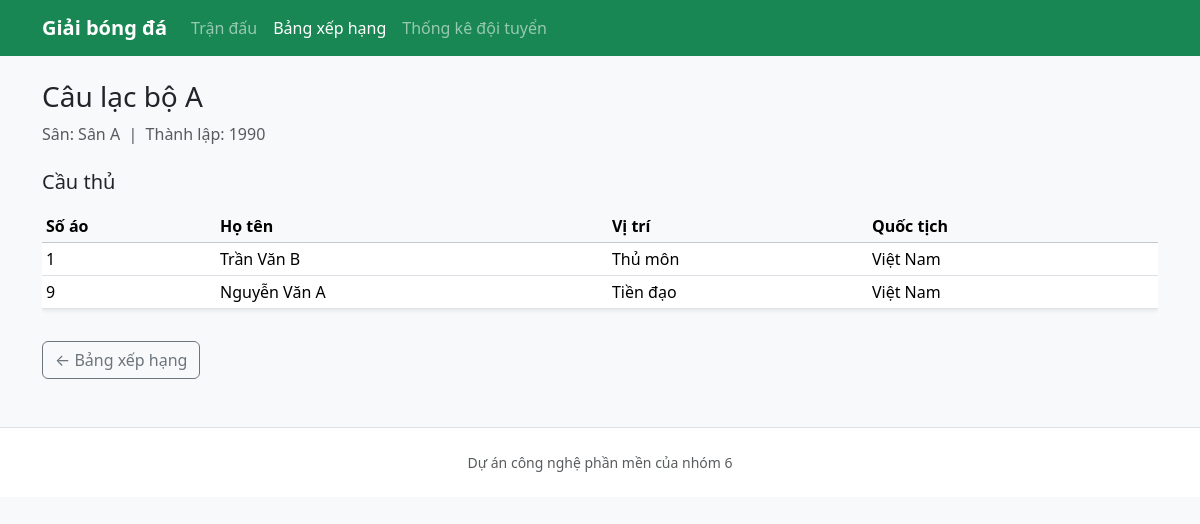
/guest/club.php?id=1, run on the app's committed database.
### tables this page shows
CREATE TABLE Club (
    ClubId        INT AUTO_INCREMENT PRIMARY KEY,
    Name          VARCHAR(128) NOT NULL,
    ShortName     VARCHAR(16) NULL,
    Stadium       VARCHAR(256) NULL,
    FoundedYear   SMALLINT NULL,
    LogoUrl       VARCHAR(512) NULL
);

CREATE TABLE Player (
    PlayerId      INT AUTO_INCREMENT PRIMARY KEY,
    ClubId        INT NOT NULL,
    FullName      VARCHAR(128) NOT NULL,
    Position      VARCHAR(32) NULL,
    ShirtNumber   TINYINT UNSIGNED NULL,
    Nationality   VARCHAR(64) NULL,
    DateOfBirth   DATE NULL,
    CONSTRAINT fk_player_club FOREIGN KEY (ClubId) REFERENCES Club(ClubId) ON DELETE CASCADE
);

### guest/club.php (the view, shortened to what this page needs)
<?php
$clubId = isset($_GET['id']) ? (int) $_GET['id'] : 0;
$pdo = getPdo();
$st = $pdo->prepare('SELECT * FROM `Club` WHERE ClubId = ?');
$st->execute([$clubId]);
$club = $st->fetch();
$players = $pdo->prepare('SELECT * FROM `Player` WHERE ClubId = ? ORDER BY ShirtNumber, FullName');
$players->execute([$clubId]);
$playerRows = $players->fetchAll();
require_once dirname(__DIR__) . '/includes/header.php';
?>
<h1 class="h3 mb-2"><?= htmlspecialchars((string) $club['Name'], ENT_QUOTES, 'UTF-8') ?></h1>
<p class="text-muted mb-4">
    Sân: <?= htmlspecialchars((string) ($club['Stadium'] ?? '—'), ENT_QUOTES, 'UTF-8') ?>
    &nbsp;|&nbsp; Thành lập: <?= $club['FoundedYear'] !== null ? (int) $club['FoundedYear'] : '—' ?>
</p>
<h2 class="h5 mb-3">Cầu thủ</h2>
<div class="table-responsive">
    <table class="table table-sm table-hover bg-white shadow-sm">
        <thead class="table-light">
            <tr>
                <th>Số áo</th>
                <th>Họ tên</th>
                <th>Vị trí</th>
                <th>Quốc tịch</th>
            </tr>
        </thead>
        <tbody>
            <?php foreach ($playerRows as $p): ?>
                <tr>
                    <td><?= $p['ShirtNumber'] !== null ? (int) $p['ShirtNumber'] : '—' ?></td>
                    <td><?= htmlspecialchars((string) $p['FullName'], ENT_QUOTES, 'UTF-8') ?></td>
                    <td><?= htmlspecialchars((string) ($p['Position'] ?? '—'), ENT_QUOTES, 'UTF-8') ?></td>
                    <td><?= htmlspecialchars((string) ($p['Nationality'] ?? '—'), ENT_QUOTES, 'UTF-8') ?></td>
                </tr>
            <?php endforeach; ?>
        </tbody>
    </table>
</div>
<a href="clubs.php" class="btn btn-outline-secondary mt-3">← Bảng xếp hạng</a>
<?php require_once dirname(__DIR__) . '/includes/footer.php'; ?>

### data on the page
club: Name "Câu lạc bộ A", Stadium "Sân A", FoundedYear "1990"
player: ShirtNumber "1", FullName "Trần Văn B", Position "Thủ môn", Nationality "Việt Nam"
player: ShirtNumber "9", FullName "Nguyễn Văn A", Position "Tiền đạo", Nationality "Việt Nam"
